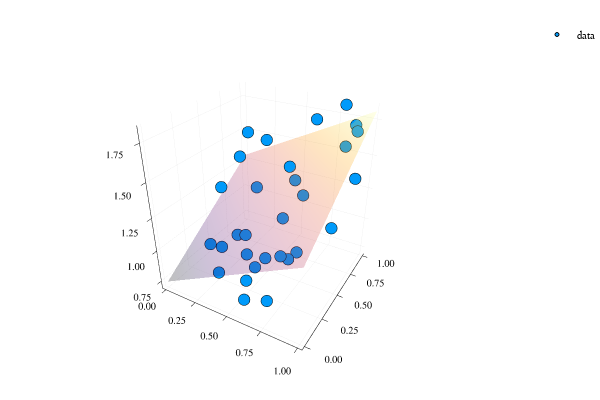

This figure's notebook cell:
### Markdown cell above
### Model

### Code cell
# initial model 
W = rand(1,2) |> gpu
b = rand(1) |> gpu
model = aff(W,b)

# mean squared error loss 
MSE(y1, y2) = sum(abs2, y1 .- y2) 
loss(model) = MSE(model(x), y)

# print loss
printloss(model, i=0) = i%20==0 ? println("Step: $i Loss: $(loss(model))") : nothing
printloss(model)

# plot
plotting(model)

### Figure 1 — Plotly figure (JSON) as saved in the notebook; plotly's stock layout.template omitted (floating-point values rounded to 4 significant figures; data arrays with more than 128 entries replaced by an {"elided": "..."} marker saying what was removed)
{"data": [{"colorbar": {"title": ""}, "legendgroup": "data", "marker": {"color": "rgba(0, 154, 250, 1.000)", "line": {"color": "rgba(0, 0, 0, 1.000)", "width": 1}, "size": 4, "symbol": "circle"}, "mode": "markers", "name": "data", "showlegend": true, "type": "scatter3d", "x": [0.5552, 0.239, 0.9986, 0.5321, 0.953, 0.6309, 0.7381, 0.7121, 0.906, 0.7526, 0.05186, 0.09495, 0.7958, 0.2005, 0.6196, 0.8544, 0.2879, 0.5947, 0.3981, 0.0379, 0.1212, 0.5399, 0.8819, 0.2872, 0.7805, 0.5436, 0.6951, 0.4496, 0.5861, 0.2894], "xaxis": "x1", "y": [0.1221, 0.9237, 0.7082, 0.1245, 0.4856, 0.2307, 0.06449, 0.2789, 0.9435, 0.3048, 0.9638, 0.3646, 0.996, 0.3587, 0.4761, 0.888, 0.4325, 0.9974, 0.3669, 0.6088, 0.742, 0.2522, 0.9748, 0.6985, 0.3651, 0.707, 0.6107, 0.2974, 0.7079, 0.1912], "yaxis": "y1", "z": [0.8909, 1.489, 1.462, 0.7192, 1.208, 1.024, 0.8527, 1.038, 1.676, 1.013, 1.499, 0.8554, 1.821, 0.873, 1.18, 1.58, 0.962, 1.686, 1.038, 1.191, 1.401, 0.9005, 1.704, 1.215, 1.038, 1.437, 1.306, 0.9411, 1.345, 0.7975], "zmax": null, "zmin": null}, {"colorbar": {"title": ""}, "colorscale": [[0, "rgba(0, 0, 4, 0.500)"], [0.03448, "rgba(4, 3, 20, 0.500)"], [0.06897, "rgba(13, 8, 41, 0.500)"], [0.1034, "rgba(24, 12, 60, 0.500)"], [0.1379, "rgba(38, 12, 81, 0.500)"], [0.1724, "rgba(54, 9, 97, 0.500)"], [0.2069, "rgba(69, 10, 105, 0.500)"], [0.2414, "rgba(84, 15, 109, 0.500)"], [0.2759, "rgba(97, 19, 110, 0.500)"], [0.3103, "rgba(111, 25, 110, 0.500)"], [0.3448, "rgba(125, 30, 109, 0.500)"], [0.3793, "rgba(140, 35, 105, 0.500)"], [0.4138, "rgba(154, 40, 101, 0.500)"], [0.4483, "rgba(166, 45, 96, 0.500)"], [0.4828, "rgba(180, 51, 89, 0.500)"], [0.5172, "rgba(193, 58, 80, 0.500)"], [0.5517, "rgba(206, 67, 71, 0.500)"], [0.5862, "rgba(216, 76, 62, 0.500)"], [0.6207, "rgba(226, 87, 52, 0.500)"], [0.6552, "rgba(235, 100, 41, 0.500)"], [0.6897, "rgba(241, 115, 29, 0.500)"], [0.7241, "rgba(247, 130, 18, 0.500)"], [0.7586, "rgba(250, 144, 8, 0.500)"], [0.7931, "rgba(252, 161, 8, 0.500)"], [0.8276, "rgba(252, 178, 22, 0.500)"], [0.8621, "rgba(250, 196, 42, 0.500)"], [0.8966, "rgba(246, 213, 67, 0.500)"], [0.931, "rgba(243, 229, 93, 0.500)"], [0.9655, "rgba(242, 244, 130, 0.500)"], [1, "rgba(252, 255, 164, 0.500)"]], "hoverinfo": "none", "name": "y2", "opacity": 0.5, "showlegend": false, "showscale": false, "type": "surface", "x": [0, 0.0101, 0.0202, 0.0303, 0.0404, 0.05051, 0.06061, 0.07071, 0.08081, 0.09091, 0.101, 0.1111, 0.1212, 0.1313, 0.1414, 0.1515, 0.1616, 0.1717, 0.1818, 0.1919, 0.202, 0.2121, 0.2222, 0.2323, 0.2424, 0.2525, 0.2626, 0.2727, 0.2828, 0.2929, 0.303, 0.3131, 0.3232, 0.3333, 0.3434, 0.3535, 0.3636, 0.3737, 0.3838, 0.3939, 0.404, 0.4141, 0.4242, 0.4343, 0.4444, 0.4545, 0.4646, 0.4747, 0.4848, 0.4949, 0.5051, 0.5152, 0.5253, 0.5354, 0.5455, 0.5556, 0.5657, 0.5758, 0.5859, 0.596, 0.6061, 0.6162, 0.6263, 0.6364, 0.6465, 0.6566, 0.6667, 0.6768, 0.6869, 0.697, 0.7071, 0.7172, 0.7273, 0.7374, 0.7475, 0.7576, 0.7677, 0.7778, 0.7879, 0.798, 0.8081, 0.8182, 0.8283, 0.8384, 0.8485, 0.8586, 0.8687, 0.8788, 0.8889, 0.899, 0.9091, 0.9192, 0.9293, 0.9394, 0.9495, 0.9596, 0.9697, 0.9798, 0.9899, 1], "xaxis": "x1", "y": [0, 0.0101, 0.0202, 0.0303, 0.0404, 0.05051, 0.06061, 0.07071, 0.08081, 0.09091, 0.101, 0.1111, 0.1212, 0.1313, 0.1414, 0.1515, 0.1616, 0.1717, 0.1818, 0.1919, 0.202, 0.2121, 0.2222, 0.2323, 0.2424, 0.2525, 0.2626, 0.2727, 0.2828, 0.2929, 0.303, 0.3131, 0.3232, 0.3333, 0.3434, 0.3535, 0.3636, 0.3737, 0.3838, 0.3939, 0.404, 0.4141, 0.4242, 0.4343, 0.4444, 0.4545, 0.4646, 0.4747, 0.4848, 0.4949, 0.5051, 0.5152, 0.5253, 0.5354, 0.5455, 0.5556, 0.5657, 0.5758, 0.5859, 0.596, 0.6061, 0.6162, 0.6263, 0.6364, 0.6465, 0.6566, 0.6667, 0.6768, 0.6869, 0.697, 0.7071, 0.7172, 0.7273, 0.7374, 0.7475, 0.7576, 0.7677, 0.7778, 0.7879, 0.798, 0.8081, 0.8182, 0.8283, 0.8384, 0.8485, 0.8586, 0.8687, 0.8788, 0.8889, 0.899, 0.9091, 0.9192, 0.9293, 0.9394, 0.9495, 0.9596, 0.9697, 0.9798, 0.9899, 1], "yaxis": "y1", "z": {"elided": "100x100 float values"}, "zmax": 1.81, "zmin": 0.7357}], "layout": {"annotations": [], "height": 400, "legend": {"bgcolor": "rgba(255, 255, 255, 1.000)", "bordercolor": "rgba(0, 0, 0, 1.000)", "font": {"color": "rgba(0, 0, 0, 1.000)", "family": "sans-serif", "size": 11}, "tracegroupgap": 0, "x": 1, "y": 1}, "margin": {"b": 20, "l": 0, "r": 0, "t": 20}, "paper_bgcolor": "rgba(255, 255, 255, 1.000)", "plot_bgcolor": "rgba(255, 255, 255, 1.000)", "scene": {"camera": {"eye": {"x": 1.126, "y": -1.95, "z": 1.3}}, "xaxis": {"anchor": "y1", "domain": [0.06582, 0.9934], "gridcolor": "rgba(0, 0, 0, 0.100)", "gridwidth": 0.5, "linecolor": "rgba(0, 0, 0, 1.000)", "mirror": false, "range": [-0.03, 1.03], "showgrid": true, "showline": true, "showticklabels": true, "tickangle": 0, "tickcolor": "rgb(0, 0, 0)", "tickfont": {"color": "rgba(0, 0, 0, 1.000)", "family": "sans-serif", "size": 11}, "tickmode": "array", "ticks": "inside", "ticktext": ["0.00", "0.25", "0.50", "0.75", "1.00"], "tickvals": [0, 0.25, 0.5, 0.75, 1], "title": "", "titlefont": {"color": "rgba(0, 0, 0, 1.000)", "family": "sans-serif", "size": 15}, "type": "-", "visible": true, "zeroline": false, "zerolinecolor": "rgba(0, 0, 0, 1.000)"}, "yaxis": {"anchor": "x1", "domain": [0.03762, 0.9902], "gridcolor": "rgba(0, 0, 0, 0.100)", "gridwidth": 0.5, "linecolor": "rgba(0, 0, 0, 1.000)", "mirror": false, "range": [-0.03, 1.03], "showgrid": true, "showline": true, "showticklabels": true, "tickangle": 0, "tickcolor": "rgb(0, 0, 0)", "tickfont": {"color": "rgba(0, 0, 0, 1.000)", "family": "sans-serif", "size": 11}, "tickmode": "array", "ticks": "inside", "ticktext": ["0.00", "0.25", "0.50", "0.75", "1.00"], "tickvals": [0, 0.25, 0.5, 0.75, 1], "title": "", "titlefont": {"color": "rgba(0, 0, 0, 1.000)", "family": "sans-serif", "size": 15}, "type": "-", "visible": true, "zeroline": false, "zerolinecolor": "rgba(0, 0, 0, 1.000)"}, "zaxis": {"gridcolor": "rgba(0, 0, 0, 0.100)", "gridwidth": 0.5, "linecolor": "rgba(0, 0, 0, 1.000)", "mirror": false, "range": [0.6861, 1.854], "showgrid": true, "showline": true, "showticklabels": true, "tickangle": 0, "tickcolor": "rgb(0, 0, 0)", "tickfont": {"color": "rgba(0, 0, 0, 1.000)", "family": "sans-serif", "size": 11}, "tickmode": "array", "ticks": "inside", "ticktext": ["0.75", "1.00", "1.25", "1.50", "1.75"], "tickvals": [0.75, 1, 1.25, 1.5, 1.75], "title": "", "titlefont": {"color": "rgba(0, 0, 0, 1.000)", "family": "sans-serif", "size": 15}, "type": "-", "visible": true, "zeroline": false, "zerolinecolor": "rgba(0, 0, 0, 1.000)"}}, "showlegend": true, "width": 600}}
